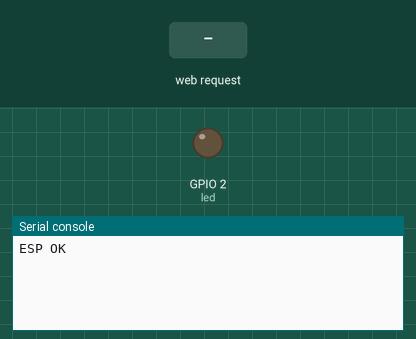
Recording of a program running on a simulated ESP32 board running MicroPython. Shown: output pins drawn as LEDs (lit = HIGH), the last lines printed to the serial console. The inputs (shaded band) are chosen by the test bench. WiFi joins after 1.5 s.

Above: at 2.8 s.
2.9 s: HTTP request GET /?led=off received
At 3.3 s:
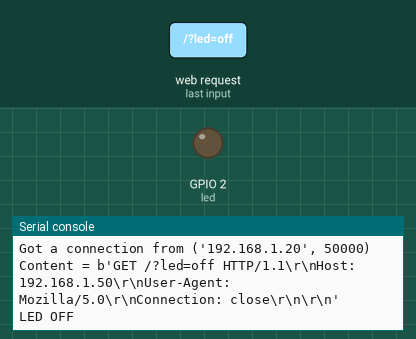
4.4 s: HTTP request GET / received
At 5.6 s:
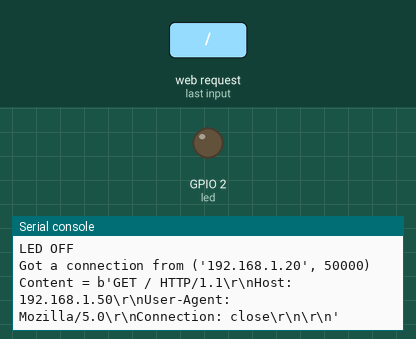

Measured:
- after the input at 2.9 s, the serial console: prints a new line at once (image 1)
- after the input at 4.4 s, the serial console: prints a new line at once (image 2)

The program:

wifi.py
```python
# Complete project details at https://RandomNerdTutorials.com

import WifiManager
from time import sleep
import machine
try:
    import usocket as socket
except:
    import socket
led = machine.Pin(2, machine.Pin.OUT)
wlan = WifiManager.get_connection()
if wlan is None:
    print("Could not initialize the network connection.")
    while True:
        pass  # you shall not pass :D

# Main Code goes here, wlan is a working network.WLAN(STA_IF) instance.
print("ESP OK")

def web_page():
    if led.value() == 1:
        gpio_state="ON"
    else:
        gpio_state="OFF"
        html = """<html><head> <title>ESP Web Server</title> <meta name="viewport" content="width=device-width, initial-scale=1">
        <link rel="icon" href="data:,"> <style>html{font-family: Helvetica; display:inline-block; margin: 0px auto; text-align: center;}
        h1{color: #0F3376; padding: 2vh;}p{font-size: 1.5rem;}.button{display: inline-block; background-color: #e7bd3b; border: none;
        border-radius: 4px; color: white; padding: 16px 40px; text-decoration: none; font-size: 30px; margin: 2px; cursor: pointer;}
        .button2{background-color: #4286f4;}</style></head><body> <h1>ESP Web Server</h1>
        <p>GPIO state: <strong>""" + gpio_state + """</strong></p><p><a href="/?led=on"><button class="button">ON</button></a></p>
        <p><a href="/?led=off"><button class="button button2">OFF</button></a></p></body></html>"""
    return html
try:
    s = socket.socket(socket.AF_INET, socket.SOCK_STREAM)
    s.setsockopt(socket.SOL_SOCKET, socket.SO_REUSEADDR, 1)
    s.bind(('', 80))
    s.listen(5)
except OSError as e:
    machine.reset()

while True:
    try:
        if gc.mem_free() < 102000:
            gc.collect()
        conn, addr = s.accept()
        conn.settimeout(3.0)
        print('Got a connection from %s' % str(addr))
        request = conn.recv(1024)
        conn.settimeout(None)
        request = str(request)
        print('Content = %s' % request)
        led_on = request.find('/?led=on')
        led_off = request.find('/?led=off')
        if led_on == 6:
            print('LED ON')
            led.value(1)
        if led_off == 6:
            print('LED OFF')
            led.value(0)
        response = web_page()
        conn.send('HTTP/1.1 200 OK\n')
        conn.send('Content-Type: text/html\n')
        conn.send('Connection: close\n\n')
        conn.sendall(response)
        conn.close()
    except OSError as e:
        conn.close()
        print('Connection closed')
```
